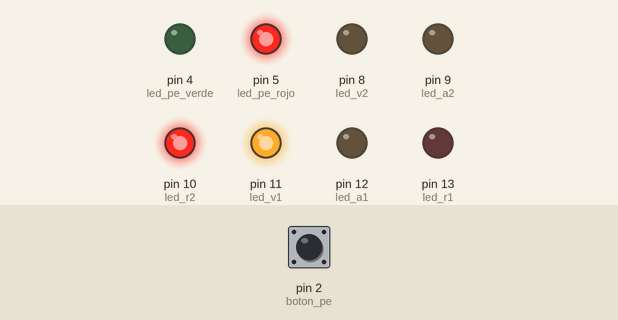
Bench run of a sketch on a simulated Arduino Uno, built with avr-gcc and run on an emulated ATmega328P. Shown: output pins drawn as LEDs (lit = HIGH). The test bench sets the inputs (shaded band); at power-on: pin 2 (boton_pe) LOW.

Above: at 1.2 s.
1.3 s: pin 2 (boton_pe) pulled HIGH for 0.2 s
At 6.1 s:
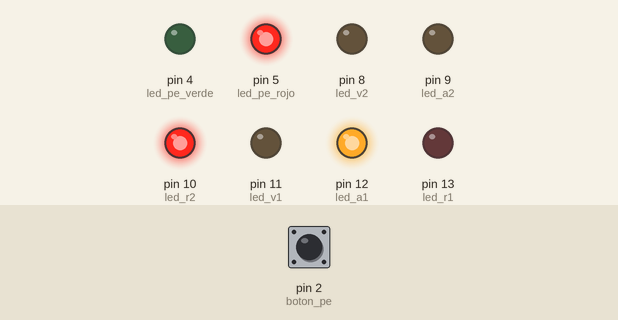
At 8.3 s:
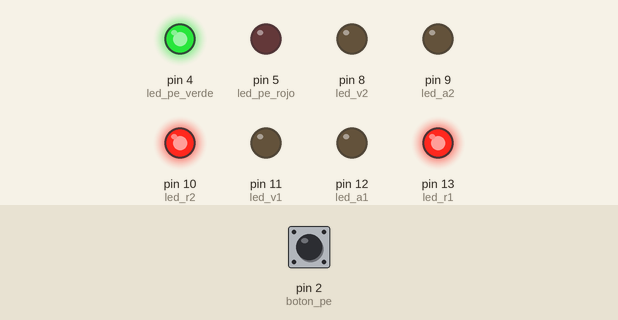
Timing chart, 0 to 36.5 s (numbered marks = the images above; inputs shaded):
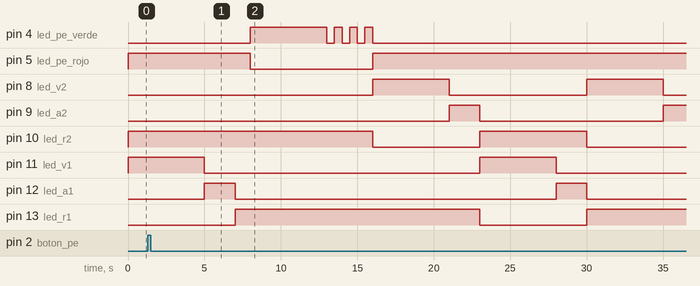

Measured:
- after the input at 1.3 s, pin 4 (led_pe_verde): LOW → HIGH after 6.7 s, then repeats every 1.0 s: LOW 0.50 s, HIGH 0.50 s, until it stays LOW from 16.0 s; pin 5 (led_pe_rojo): HIGH → LOW after 6.7 s, → HIGH 8.0 s later; pin 12 (led_a1): LOW → HIGH after 26.7 s, → LOW 2.0 s later
- by itself, pin 8 (led_v2): alternates HIGH for 5.0 s and LOW for 9.0 s

The sketch:

sketch_nov8a_Semaforos.ino
```cpp
// --- PINES VEHICULARES ---
const int led_r1 = 13;
const int led_a1 = 12;
const int led_v1 = 11;

const int led_r2 = 10;
const int led_a2 = 9;
const int led_v2 = 8;

// --- PINES PEATONALES ---
const int led_pe_rojo = 5;
const int led_pe_verde = 4;

// --- BOTÓN ---
const int boton_pe = 2; // Pin libre y seguro

bool solicitud_peaton = false;

void setup() {
  pinMode(led_r1, OUTPUT);
  pinMode(led_a1, OUTPUT);
  pinMode(led_v1, OUTPUT);
  pinMode(led_r2, OUTPUT);
  pinMode(led_a2, OUTPUT);
  pinMode(led_v2, OUTPUT);

  pinMode(led_pe_rojo, OUTPUT);
  pinMode(led_pe_verde, OUTPUT);

  pinMode(boton_pe, INPUT);

  digitalWrite(led_pe_rojo, HIGH);
  digitalWrite(led_pe_verde, LOW);
}

void loop() {
  if (digitalRead(boton_pe) == HIGH) {
    solicitud_peaton = true;
  }

  // FASE 1: Vía 1 Verde / Vía 2 Rojo
  digitalWrite(led_r1, LOW);
  digitalWrite(led_v1, HIGH);
  digitalWrite(led_r2, HIGH);
  digitalWrite(led_v2, LOW);

  for (int i = 0; i < 50; i++) {
    if (digitalRead(boton_pe) == HIGH) solicitud_peaton = true;
    delay(100);
  }

  // FASE 2: Vía 1 Amarillo
  digitalWrite(led_v1, LOW);
  digitalWrite(led_a1, HIGH);
  delay(2000);

  // CRUCE PEATONAL
  if (solicitud_peaton) {
    digitalWrite(led_a1, LOW);
    digitalWrite(led_r1, HIGH);
    digitalWrite(led_r2, HIGH);
    delay(1000);

    digitalWrite(led_pe_rojo, LOW);
    digitalWrite(led_pe_verde, HIGH);
    delay(5000);

    for (int i = 0; i < 3; i++) {
      digitalWrite(led_pe_verde, LOW);
      delay(500);
      digitalWrite(led_pe_verde, HIGH);
      delay(500);
    }

    digitalWrite(led_pe_verde, LOW);
    digitalWrite(led_pe_rojo, HIGH);
    solicitud_peaton = false;
  }

  // FASE 3: Vía 1 Rojo / Vía 2 Verde
  digitalWrite(led_a1, LOW);
  digitalWrite(led_r1, HIGH);
  digitalWrite(led_r2, LOW);
  digitalWrite(led_v2, HIGH);
  delay(5000);

  // FASE 4: Vía 2 Amarillo
  digitalWrite(led_v2, LOW);
  digitalWrite(led_a2, HIGH);
  delay(2000);

  digitalWrite(led_a2, LOW);
  digitalWrite(led_r2, HIGH);
}
```
